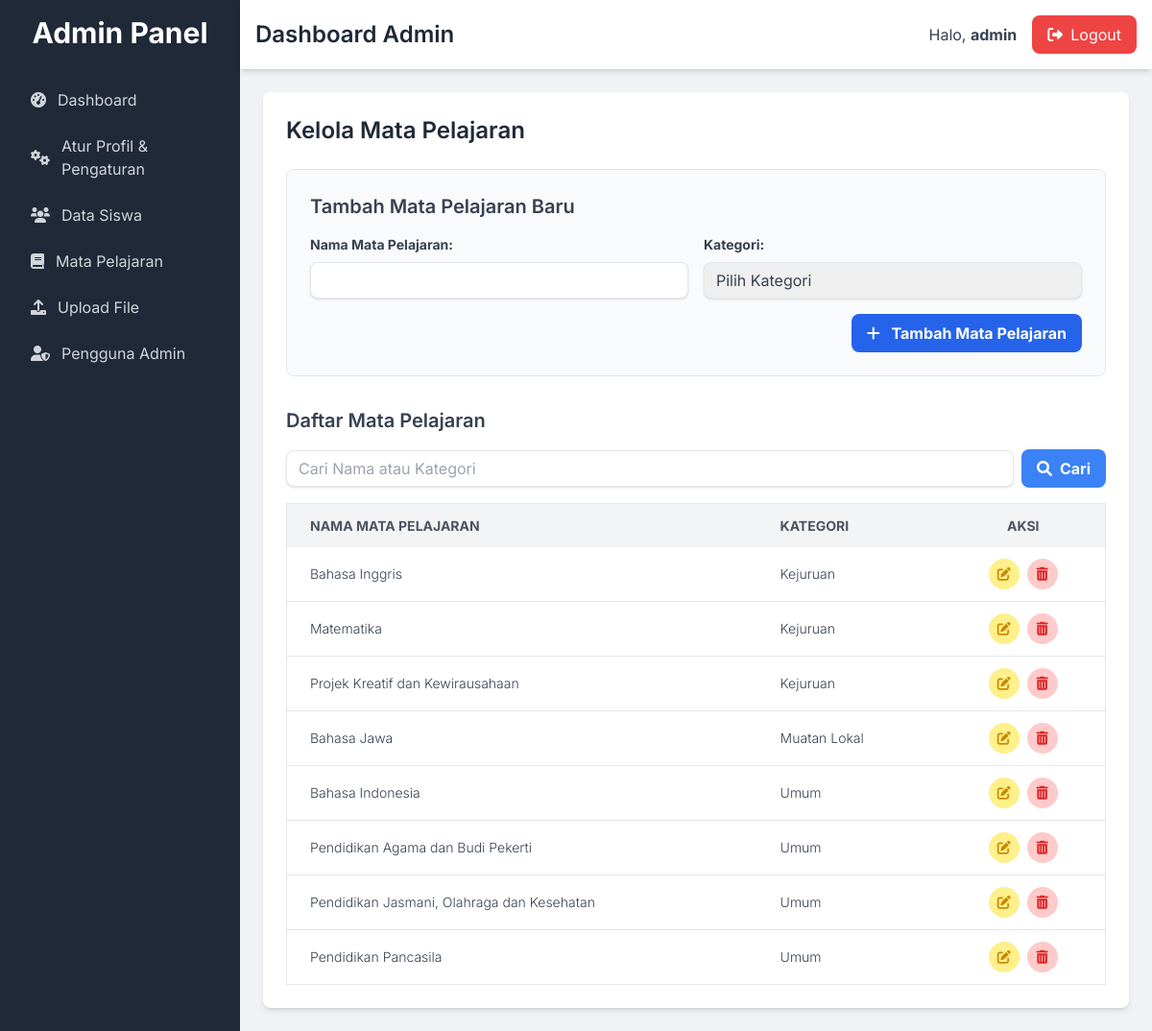
The page /admin/subjects.php (signed in) on the database as committed earlier.
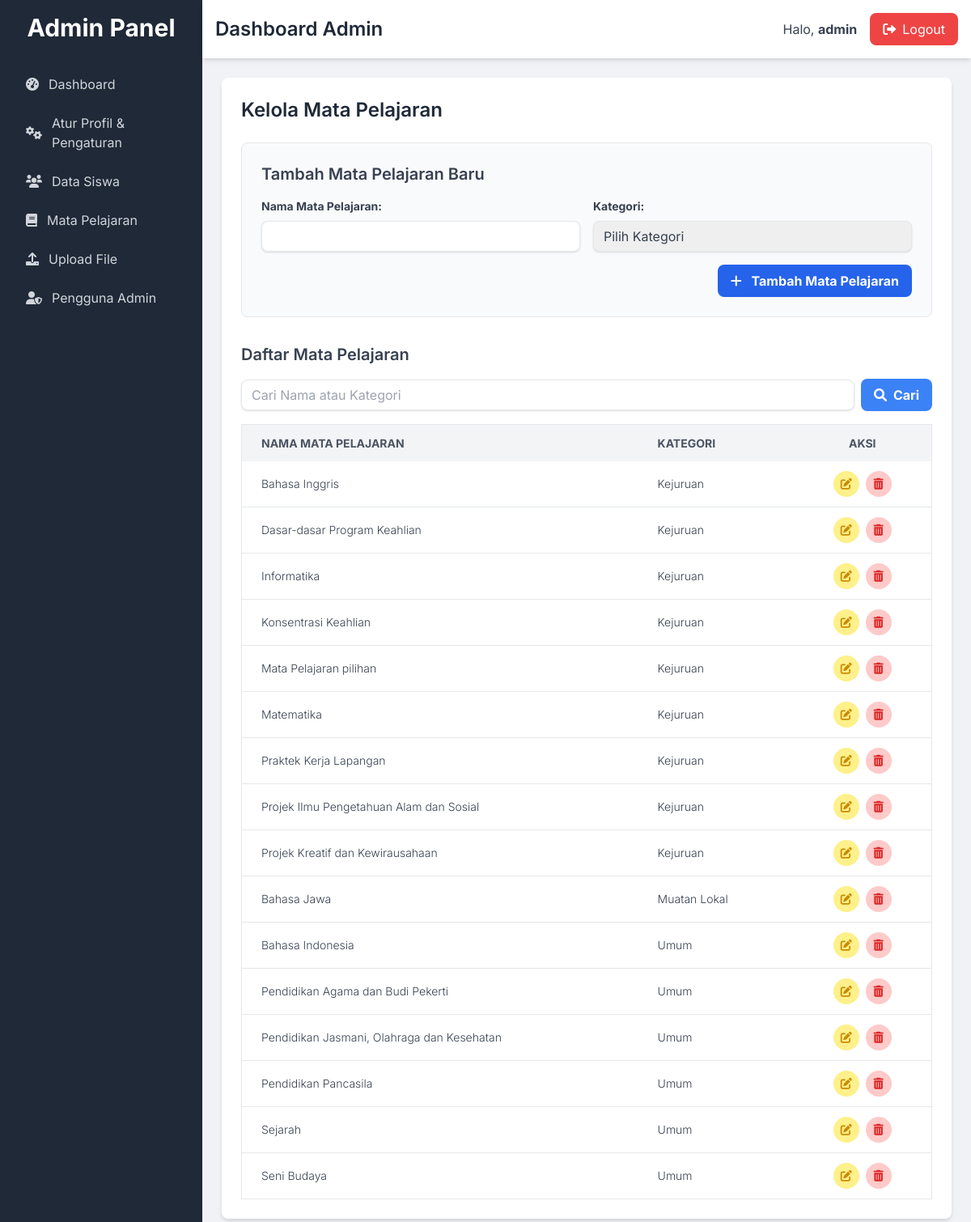
The same page on the database as committed later.
### tables this page shows
CREATE TABLE `subjects` (
  `id` int NOT NULL,
  `subject_name` varchar(100) NOT NULL,
  `category` varchar(50) NOT NULL
);

### admin/subjects.php (the view, shortened to what this page needs)
<?php
include_once 'includes/header.php';
$is_edit = false;
$subject_data_edit = [
    'subject_name' => '',
    'category' => ''
];
$subjects = [];
$search_query = '';
$sql_select = "SELECT * FROM subjects";
$sql_select .= " ORDER BY category, subject_name ASC";
if ($stmt_select = mysqli_prepare($conn, $sql_select)) {
    if (mysqli_stmt_execute($stmt_select)) {
        $result_select = mysqli_stmt_get_result($stmt_select);
        while ($row = mysqli_fetch_assoc($result_select)) {
            $subjects[] = $row;
        }
    }
}
?>
<div class="card p-6">
    <h3 class="text-2xl font-semibold text-gray-800 mb-6">Kelola Mata Pelajaran</h3>
    <div class="mb-8 p-6 border border-gray-200 rounded-lg bg-gray-50">
        <h4 class="text-xl font-semibold text-gray-700 mb-4"><?php echo $is_edit ? 'Edit Mata Pelajaran' : 'Tambah Mata Pelajaran Baru'; ?></h4>
        <form action="<?php echo htmlspecialchars($_SERVER["PHP_SELF"]); ?>" method="post">
            <div class="grid grid-cols-1 md:grid-cols-2 gap-4 mb-4">
                <div>
                    <label for="subject_name" class="block text-gray-700 text-sm font-bold mb-2">Nama Mata Pelajaran:</label>
                    <input type="text" name="subject_name" id="subject_name" class="shadow appearance-none border rounded-lg w-full py-2 px-3 text-gray-700 leading-tight focus:outline-none focus:ring-2 focus:ring-blue-500" value="<?php echo htmlspecialchars($subject_data_edit['subject_name']); ?>" required>
                </div>
                <div>
                    <label for="category" class="block text-gray-700 text-sm font-bold mb-2">Kategori:</label>
                    <select name="category" id="category" class="shadow appearance-none border rounded-lg w-full py-2 px-3 text-gray-700 leading-tight focus:outline-none focus:ring-2 focus:ring-blue-500" required>
                        <option value="">Pilih Kategori</option>
                        </select>
                </div>
            </div>
            <div class="flex items-center justify-end space-x-2">
                <button type="submit" class="bg-blue-600 hover:bg-blue-700 text-white font-bold py-2 px-4 rounded-lg focus:outline-none focus:shadow-outline transition duration-300 ease-in-out">
                    <i class="fas fa-<?php echo $is_edit ? 'save' : 'plus'; ?> mr-2"></i> <?php echo $is_edit ? 'Simpan Perubahan' : 'Tambah Mata Pelajaran'; ?>
                </button>
            </div>
        </form>
    </div>
    <div class="mb-4">
        <h4 class="text-xl font-semibold text-gray-700 mb-4">Daftar Mata Pelajaran</h4>
        <form action="<?php echo htmlspecialchars($_SERVER["PHP_SELF"]); ?>" method="get" class="mb-4 flex items-center space-x-2">
            <input type="text" name="search" placeholder="Cari Nama atau Kategori" class="shadow appearance-none border rounded-lg py-2 px-3 text-gray-700 leading-tight focus:outline-none focus:ring-2 focus:ring-blue-500 flex-grow" value="<?php echo htmlspecialchars($search_query); ?>">
            <button type="submit" class="bg-blue-500 hover:bg-blue-600 text-white font-bold py-2 px-4 rounded-lg focus:outline-none focus:shadow-outline transition duration-300 ease-in-out">
                <i class="fas fa-search mr-2"></i>Cari
            </button>
        </form>
    </div>
    <div class="overflow-x-auto">
        <table class="min-w-full bg-white border border-gray-200 rounded-lg">
            <thead>
                <tr class="bg-gray-100 text-gray-600 uppercase text-sm leading-normal">
                    <th class="py-3 px-6 text-left">Nama Mata Pelajaran</th>
                    <th class="py-3 px-6 text-left">Kategori</th>
                    <th class="py-3 px-6 text-center">Aksi</th>
                </tr>
            </thead>
            <tbody class="text-gray-700 text-sm font-light">
                <?php if (count($subjects) > 0): ?>
                    <?php foreach ($subjects as $subject): ?>
                        <tr class="border-b border-gray-200 hover:bg-gray-50">
                            <td class="py-3 px-6 text-left whitespace-nowrap"><?php echo htmlspecialchars($subject['subject_name']); ?></td>
                            <td class="py-3 px-6 text-left"><?php echo htmlspecialchars($subject['category']); ?></td>
                            <td class="py-3 px-6 text-center">
                                <div class="flex item-center justify-center space-x-2">
                                    <a href="subjects.php?edit_id=<?php echo $subject['id']; ?>" class="w-8 h-8 rounded-full bg-yellow-200 text-yellow-600 flex items-center justify-center hover:bg-yellow-300 transition duration-200" title="Edit">
                                        <i class="fas fa-edit"></i>
                                    </a>
                                    <a href="javascript:void(0);" onclick="confirmDelete(<?php echo $subject['id']; ?>, '<?php echo htmlspecialchars($subject['subject_name']); ?>')" class="w-8 h-8 rounded-full bg-red-200 text-red-600 flex items-center justify-center hover:bg-red-300 transition duration-200" title="Hapus">
                                        <i class="fas fa-trash-alt"></i>
                                    </a>
                                </div>
                            </td>
                        </tr>
                    <?php endforeach; ?>
                <?php else: ?>
                    <tr>
                        <td colspan="3" class="py-3 px-6 text-center text-gray-500">Tidak ada data mata pelajaran.</td>
                    </tr>
                <?php endif; ?>
            </tbody>
        </table>
    </div>
</div>
<?php
include_once 'includes/footer.php';
?>

### admin/includes/header.php (shortened to what this page needs)
<!DOCTYPE html>
<html lang="en">
<head>
    <script src="https://cdn.tailwindcss.com"></script>
    <link rel="stylesheet" href="https://cdnjs.cloudflare.com/ajax/libs/font-awesome/6.0.0-beta3/css/all.min.css">
</head>
<body class="flex min-h-screen">
    <?php include 'sidebar.php'; ?>
    <div class="main-content flex flex-col">
        <nav class="bg-white p-4 shadow-md flex justify-between items-center">
            <h2 class="text-2xl font-semibold text-gray-800">Dashboard Admin</h2>
            <div class="flex items-center space-x-4">
                <span class="text-gray-700">Halo, <b><?php echo htmlspecialchars($_SESSION["username"]); ?></b></span>
                <a href="../logout.php" class="bg-red-500 hover:bg-red-600 text-white py-2 px-4 rounded-lg transition duration-300 ease-in-out">
                    <i class="fas fa-sign-out-alt mr-2"></i>Logout
                </a>
            </div>
        </nav>
        <div class="p-6 flex-grow">

### admin/includes/sidebar.php (shortened to what this page needs)
<div class="sidebar bg-gray-800 text-white flex flex-col p-4">
    <div class="text-3xl font-bold text-center mb-8">
        Admin Panel
    </div>
    <nav class="flex-grow">
        <ul class="space-y-2">
            <li>
                <a href="dashboard.php" class="flex items-center py-2 px-4 rounded-lg text-gray-300 hover:bg-gray-700 hover:text-white transition duration-200">
                    <i class="fas fa-tachometer-alt mr-3"></i> Dashboard
                </a>
            </li>
            <li>
                <a href="profile.php" class="flex items-center py-2 px-4 rounded-lg text-gray-300 hover:bg-gray-700 hover:text-white transition duration-200">
                    <i class="fas fa-cogs mr-3"></i> Atur Profil & Pengaturan
                </a>
            </li>
            <li>
                <a href="students.php" class="flex items-center py-2 px-4 rounded-lg text-gray-300 hover:bg-gray-700 hover:text-white transition duration-200">
                    <i class="fas fa-users mr-3"></i> Data Siswa
                </a>
            </li>
            <li>
                <a href="subjects.php" class="flex items-center py-2 px-4 rounded-lg text-gray-300 hover:bg-gray-700 hover:text-white transition duration-200">
                    <i class="fas fa-book mr-3"></i> Mata Pelajaran
                </a>
            </li>
            <li>
                <a href="upload.php" class="flex items-center py-2 px-4 rounded-lg text-gray-300 hover:bg-gray-700 hover:text-white transition duration-200">
                    <i class="fas fa-upload mr-3"></i> Upload File
                </a>
            </li>
            <li>
                <a href="users.php" class="flex items-center py-2 px-4 rounded-lg text-gray-300 hover:bg-gray-700 hover:text-white transition duration-200">
                    <i class="fas fa-user-shield mr-3"></i> Pengguna Admin
                </a>
            </li>
        </ul>
    </nav>
</div>

### admin/includes/footer.php (shortened to what this page needs)
        </div>
        </div>
    </body>
</html>

### admin/includes/header.php (style rules this page uses)
body { font-family: 'Inter', sans-serif; background-color: #f0f2f5; }
.sidebar { width: 250px; min-width: 250px; }
.main-content { flex-grow: 1; }
.card { background-color: #fff; border-radius: 0.5rem; box-shadow: 0 4px 6px -1px rgba(0, 0, 0, 0.1), 0 2px 4px -1px rgba(0, 0, 0, 0.06); }

Rows that differ between the two databases and show on the page:
added subjects: subject_name "Dasar-dasar Program Keahlian", category "Kejuruan"
added subjects: subject_name "Informatika", category "Kejuruan"
added subjects: subject_name "Konsentrasi Keahlian", category "Kejuruan"
added subjects: subject_name "Mata Pelajaran pilihan", category "Kejuruan"
added subjects: subject_name "Praktek Kerja Lapangan", category "Kejuruan"
added subjects: subject_name "Projek Ilmu Pengetahuan Alam dan Sosial", category "Kejuruan"
added subjects: subject_name "Sejarah", category "Umum"
added subjects: subject_name "Seni Budaya", category "Umum"
